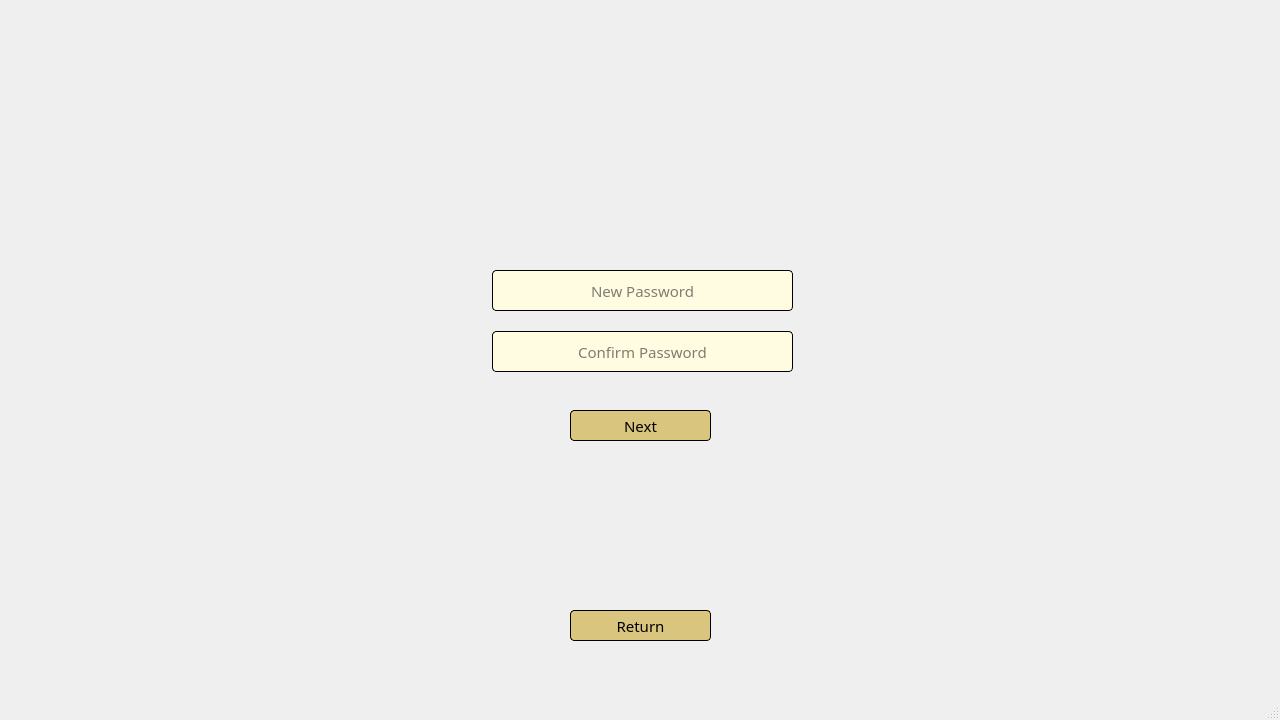
<?xml version="1.0" encoding="UTF-8"?>
<ui version="4.0">
 <class>ForgotPasswordCont</class>
 <widget class="QMainWindow" name="ForgotPasswordCont">
  <property name="geometry">
   <rect>
    <x>0</x>
    <y>0</y>
    <width>1280</width>
    <height>720</height>
   </rect>
  </property>
  <property name="windowTitle">
   <string>MainWindow</string>
  </property>
  <widget class="QWidget" name="centralwidget">
   <widget class="QLabel" name="logo">
    <property name="geometry">
     <rect>
      <x>590</x>
      <y>130</y>
      <width>101</width>
      <height>101</height>
     </rect>
    </property>
    <property name="text">
     <string>&lt;html&gt;&lt;head/&gt;&lt;body&gt;&lt;p&gt;&lt;img src=&quot;:/img/SmallCardVaultLogo.png&quot;/&gt;&lt;/p&gt;&lt;/body&gt;&lt;/html&gt;</string>
    </property>
   </widget>
   <widget class="QLineEdit" name="confirmPassword">
    <property name="geometry">
     <rect>
      <x>492</x>
      <y>331</y>
      <width>301</width>
      <height>41</height>
     </rect>
    </property>
    <property name="font">
     <font>
      <family>Bahnschrift Light</family>
      <pointsize>11</pointsize>
     </font>
    </property>
    <property name="styleSheet">
     <string notr="true">border-radius: 4px;
border: 1px solid black;
background-color: rgb(255, 252, 226);</string>
    </property>
    <property name="alignment">
     <set>Qt::AlignCenter</set>
    </property>
    <property name="placeholderText">
     <string>Confirm Password</string>
    </property>
   </widget>
   <widget class="QPushButton" name="nextButton">
    <property name="geometry">
     <rect>
      <x>570</x>
      <y>410</y>
      <width>141</width>
      <height>31</height>
     </rect>
    </property>
    <property name="font">
     <font>
      <family>Bahnschrift</family>
      <pointsize>11</pointsize>
     </font>
    </property>
    <property name="styleSheet">
     <string notr="true">border-radius: 4px;
background-color: rgb(217, 197, 126);
border: 1px solid black;</string>
    </property>
    <property name="text">
     <string>Next</string>
    </property>
   </widget>
   <widget class="QPushButton" name="returnButton">
    <property name="geometry">
     <rect>
      <x>570</x>
      <y>610</y>
      <width>141</width>
      <height>31</height>
     </rect>
    </property>
    <property name="font">
     <font>
      <family>Bahnschrift</family>
      <pointsize>11</pointsize>
     </font>
    </property>
    <property name="styleSheet">
     <string notr="true">border-radius: 4px;
background-color: rgb(217, 197, 126);
border: 1px solid black;</string>
    </property>
    <property name="text">
     <string>Return</string>
    </property>
   </widget>
   <widget class="QLineEdit" name="newPassword">
    <property name="geometry">
     <rect>
      <x>492</x>
      <y>270</y>
      <width>301</width>
      <height>41</height>
     </rect>
    </property>
    <property name="font">
     <font>
      <family>Bahnschrift Light</family>
      <pointsize>11</pointsize>
     </font>
    </property>
    <property name="styleSheet">
     <string notr="true">border-radius: 4px;
border: 1px solid black;
background-color: rgb(255, 252, 226);</string>
    </property>
    <property name="alignment">
     <set>Qt::AlignCenter</set>
    </property>
    <property name="placeholderText">
     <string>New Password</string>
    </property>
   </widget>
  </widget>
  <widget class="QMenuBar" name="menubar">
   <property name="geometry">
    <rect>
     <x>0</x>
     <y>0</y>
     <width>1280</width>
     <height>22</height>
    </rect>
   </property>
  </widget>
  <widget class="QStatusBar" name="statusbar"/>
 </widget>
 <resources/>
 <connections/>
</ui>
